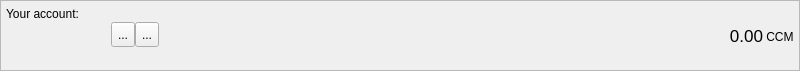
<?xml version="1.0" encoding="UTF-8"?>
<ui version="4.0">
 <class>AccountFrame</class>
 <widget class="QFrame" name="AccountFrame">
  <property name="geometry">
   <rect>
    <x>0</x>
    <y>0</y>
    <width>800</width>
    <height>71</height>
   </rect>
  </property>
  <property name="minimumSize">
   <size>
    <width>0</width>
    <height>70</height>
   </size>
  </property>
  <property name="maximumSize">
   <size>
    <width>16777215</width>
    <height>71</height>
   </size>
  </property>
  <property name="windowTitle">
   <string>Frame</string>
  </property>
  <property name="frameShape">
   <enum>QFrame::StyledPanel</enum>
  </property>
  <property name="frameShadow">
   <enum>QFrame::Plain</enum>
  </property>
  <layout class="QHBoxLayout" name="horizontalLayout_3">
   <property name="spacing">
    <number>0</number>
   </property>
   <property name="leftMargin">
    <number>5</number>
   </property>
   <property name="topMargin">
    <number>0</number>
   </property>
   <property name="rightMargin">
    <number>5</number>
   </property>
   <property name="bottomMargin">
    <number>0</number>
   </property>
   <item>
    <layout class="QVBoxLayout" name="verticalLayout_3">
     <property name="spacing">
      <number>1</number>
     </property>
     <property name="leftMargin">
      <number>0</number>
     </property>
     <property name="rightMargin">
      <number>0</number>
     </property>
     <item>
      <widget class="QLabel" name="label">
       <property name="minimumSize">
        <size>
         <width>0</width>
         <height>20</height>
        </size>
       </property>
       <property name="maximumSize">
        <size>
         <width>16777215</width>
         <height>20</height>
        </size>
       </property>
       <property name="text">
        <string>Your account:</string>
       </property>
       <property name="alignment">
        <set>Qt::AlignBottom|Qt::AlignLeading|Qt::AlignLeft</set>
       </property>
       <property name="margin">
        <number>0</number>
       </property>
       <property name="indent">
        <number>0</number>
       </property>
      </widget>
     </item>
     <item>
      <layout class="QHBoxLayout" name="horizontalLayout">
       <property name="spacing">
        <number>0</number>
       </property>
       <property name="bottomMargin">
        <number>0</number>
       </property>
       <item>
        <widget class="QLabel" name="m_addressLabel">
         <property name="sizePolicy">
          <sizepolicy hsizetype="Minimum" vsizetype="Preferred">
           <horstretch>0</horstretch>
           <verstretch>0</verstretch>
          </sizepolicy>
         </property>
         <property name="minimumSize">
          <size>
           <width>100</width>
           <height>22</height>
          </size>
         </property>
         <property name="maximumSize">
          <size>
           <width>16777215</width>
           <height>22</height>
          </size>
         </property>
         <property name="baseSize">
          <size>
           <width>0</width>
           <height>22</height>
          </size>
         </property>
         <property name="cursor">
          <cursorShape>IBeamCursor</cursorShape>
         </property>
         <property name="toolTip">
          <string>Your receiving address</string>
         </property>
         <property name="whatsThis">
          <string>This is your account address</string>
         </property>
         <property name="text">
          <string/>
         </property>
         <property name="alignment">
          <set>Qt::AlignBottom|Qt::AlignLeading|Qt::AlignLeft</set>
         </property>
         <property name="textInteractionFlags">
          <set>Qt::TextSelectableByKeyboard|Qt::TextSelectableByMouse</set>
         </property>
        </widget>
       </item>
       <item>
        <spacer name="horizontalSpacer_2">
         <property name="orientation">
          <enum>Qt::Horizontal</enum>
         </property>
         <property name="sizeType">
          <enum>QSizePolicy::Fixed</enum>
         </property>
         <property name="sizeHint" stdset="0">
          <size>
           <width>5</width>
           <height>25</height>
          </size>
         </property>
        </spacer>
       </item>
       <item>
        <widget class="QToolButton" name="m_copyButton">
         <property name="minimumSize">
          <size>
           <width>0</width>
           <height>25</height>
          </size>
         </property>
         <property name="toolTip">
          <string>Copy address</string>
         </property>
         <property name="statusTip">
          <string/>
         </property>
         <property name="whatsThis">
          <string/>
         </property>
         <property name="text">
          <string>...</string>
         </property>
         <property name="icon">
          <iconset resource="../../resources.qrc">
           <normaloff>:/icons/copy</normaloff>:/icons/copy</iconset>
         </property>
        </widget>
       </item>
       <item>
        <widget class="QToolButton" name="m_qrButton">
         <property name="minimumSize">
          <size>
           <width>0</width>
           <height>25</height>
          </size>
         </property>
         <property name="toolTip">
          <string>Show QR code</string>
         </property>
         <property name="statusTip">
          <string/>
         </property>
         <property name="text">
          <string>...</string>
         </property>
         <property name="icon">
          <iconset resource="../../resources.qrc">
           <normaloff>:/icons/qrcode</normaloff>:/icons/qrcode</iconset>
         </property>
        </widget>
       </item>
       <item>
        <spacer name="horizontalSpacer">
         <property name="orientation">
          <enum>Qt::Horizontal</enum>
         </property>
         <property name="sizeHint" stdset="0">
          <size>
           <width>0</width>
           <height>25</height>
          </size>
         </property>
        </spacer>
       </item>
       <item>
        <widget class="QLabel" name="totalBalance">
         <property name="sizePolicy">
          <sizepolicy hsizetype="Preferred" vsizetype="Preferred">
           <horstretch>0</horstretch>
           <verstretch>0</verstretch>
          </sizepolicy>
         </property>
         <property name="maximumSize">
          <size>
           <width>16777215</width>
           <height>24</height>
          </size>
         </property>
         <property name="font">
          <font>
           <pointsize>13</pointsize>
           <weight>50</weight>
           <bold>false</bold>
          </font>
         </property>
         <property name="toolTip">
          <string>Total balance</string>
         </property>
         <property name="statusTip">
          <string>Total balance</string>
         </property>
         <property name="text">
          <string>0.00</string>
         </property>
         <property name="alignment">
          <set>Qt::AlignBottom|Qt::AlignRight|Qt::AlignTrailing</set>
         </property>
         <property name="margin">
          <number>0</number>
         </property>
         <property name="textInteractionFlags">
          <set>Qt::TextSelectableByMouse</set>
         </property>
        </widget>
       </item>
       <item>
        <widget class="QLabel" name="label_2">
         <property name="sizePolicy">
          <sizepolicy hsizetype="Preferred" vsizetype="Fixed">
           <horstretch>0</horstretch>
           <verstretch>0</verstretch>
          </sizepolicy>
         </property>
         <property name="minimumSize">
          <size>
           <width>30</width>
           <height>20</height>
          </size>
         </property>
         <property name="maximumSize">
          <size>
           <width>16777215</width>
           <height>20</height>
          </size>
         </property>
         <property name="baseSize">
          <size>
           <width>-1</width>
           <height>20</height>
          </size>
         </property>
         <property name="text">
          <string> CCM</string>
         </property>
         <property name="alignment">
          <set>Qt::AlignBottom|Qt::AlignLeading|Qt::AlignLeft</set>
         </property>
         <property name="margin">
          <number>0</number>
         </property>
        </widget>
       </item>
      </layout>
     </item>
     <item>
      <widget class="QLabel" name="addressStatusLabel">
       <property name="minimumSize">
        <size>
         <width>0</width>
         <height>20</height>
        </size>
       </property>
       <property name="maximumSize">
        <size>
         <width>16777215</width>
         <height>20</height>
        </size>
       </property>
       <property name="text">
        <string/>
       </property>
       <property name="alignment">
        <set>Qt::AlignLeading|Qt::AlignLeft|Qt::AlignTop</set>
       </property>
       <property name="margin">
        <number>0</number>
       </property>
       <property name="indent">
        <number>0</number>
       </property>
      </widget>
     </item>
    </layout>
   </item>
  </layout>
 </widget>
 <resources>
  <include location="../../resources.qrc"/>
 </resources>
 <connections>
  <connection>
   <sender>m_copyButton</sender>
   <signal>clicked()</signal>
   <receiver>AccountFrame</receiver>
   <slot>copyAddress()</slot>
   <hints>
    <hint type="sourcelabel">
     <x>818</x>
     <y>26</y>
    </hint>
    <hint type="destinationlabel">
     <x>422</x>
     <y>295</y>
    </hint>
   </hints>
  </connection>
  <connection>
   <sender>m_qrButton</sender>
   <signal>clicked()</signal>
   <receiver>AccountFrame</receiver>
   <slot>showQR()</slot>
   <hints>
    <hint type="sourcelabel">
     <x>802</x>
     <y>34</y>
    </hint>
    <hint type="destinationlabel">
     <x>494</x>
     <y>35</y>
    </hint>
   </hints>
  </connection>
 </connections>
 <slots>
  <slot>copyAddress()</slot>
 </slots>
</ui>
